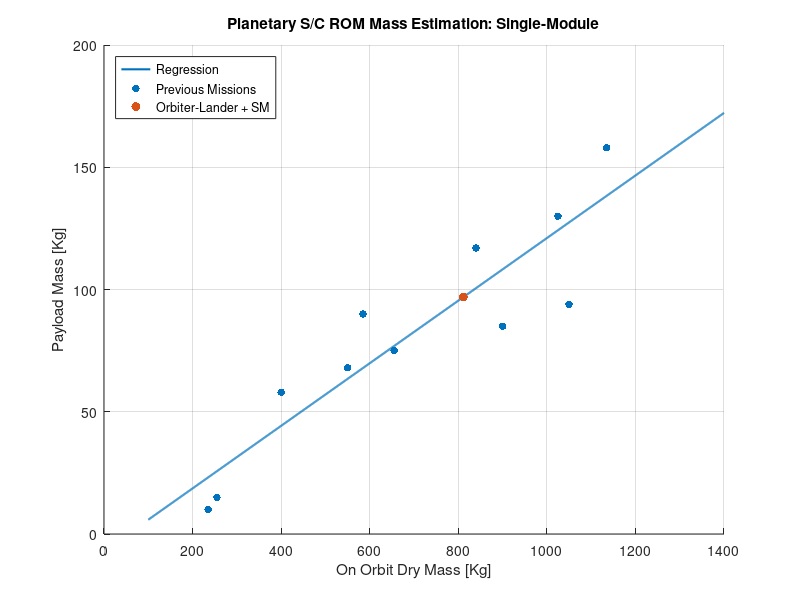
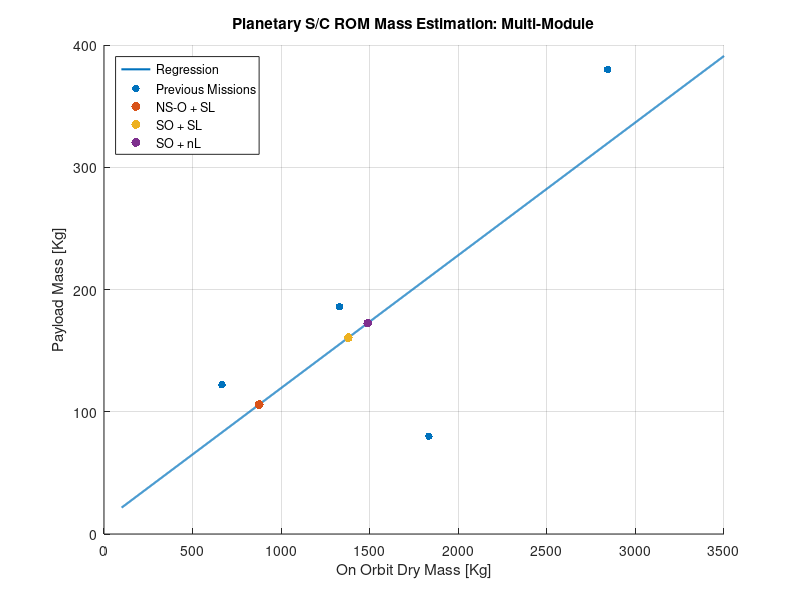
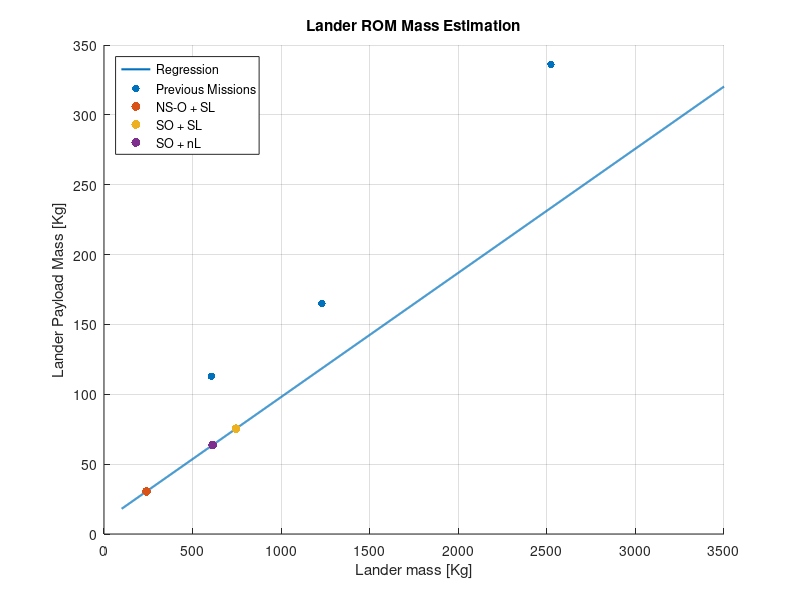
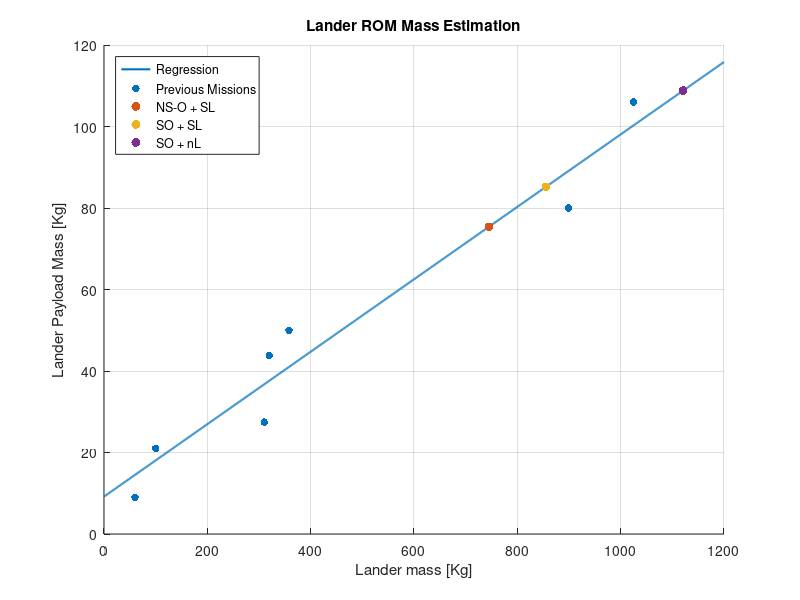

The MATLAB script that drew these images, in order:
clearvars ; close all ; clc ;

% ----------------------------------------------------
% Script computes ROM estimation for each architecture
% ----------------------------------------------------



% ONLY CHANGE PARAMETERS IN THE BOX BELOW
% ---------------------------------------

Isp = 300 ; % [s  ] - Hydrazine specific impulse
DV = 2400 ; % [m/s] - Assuming Cassini's deltaV with NO margins added

% ---------------------------------------
% ONLY CHANGE PARAMETERS IN THE BOX ABOVE






% !!! DO NOT TOUCH BELOW HERE !!!

% Fixed constants
g0 = 9.81 ;

% ------------------------------------------------------------------------

% Derive empirical mass law for missions with ONE module. Similar to Lavagna's plots
m_orbitDry_singlemoduleRegression = [ 235, 255, 400, 550, 585, 655, 840, 900, 1050, 1025, 1135 ] ;
m_pl_singlemoduleRegression = [ 10, 15, 58, 68, 90, 75, 117, 85, 94, 130, 158 ] ;

% Derive empirical mass law for mission with TWO modules (orbiter+lander)   
%   --> If you assume that lander mass (with their payloads) is part of on-orbit dry mass, regression does not provide realistic results (masses are extremely low)
%   --> To overcome this, ONLY PAYLOAD MASSES (of both orbiter and lander) ARE CONSIDERED AS PAYLOADS, SO STRUCTURE OF LANDER IS NOT INCLUDED IN THIS MASS
%   --> Overall, enter plot with TOTAL PAYLOAD MASS, SUMMING ORBITER'S AND LANDER'S PAYLOADS   
%    
    % Rosetta:
      m_orbiterDry_Rosetta = 1230 ; m_lander_Philae = 100 ; m_pl_orbiter_Rosetta = 165 ; m_pl_lander_Philae = 21 ;
      m_pl_Rosetta = m_pl_lander_Philae + m_pl_orbiter_Rosetta ;
      m_orbitDry_Rosetta = m_orbiterDry_Rosetta + m_lander_Philae ;
    % Curiosity:
      m_spacecraftDry_Curiosity = 935 ; m_rover_Curiosity = 899 ; m_pl_rover_Curiosity = 80;
      m_pl_Curiosity = m_pl_rover_Curiosity ;
      m_orbitDry_Curiosity = m_spacecraftDry_Curiosity + m_rover_Curiosity ;
    % Cassini:
      m_orbiterDry_Cassini = 2523 ; m_lander_Huygens = 320 ; m_pl_Huygens = 6.3+17.3+6.3+8.1+1.9+3.9 ; m_pl_orbiter_Cassini = 43+56.5+15.5+37.1+43.3+14.4+29+23.8+16.8+8.8+10.3+37.7 ;
      m_pl_Cassini = m_pl_Huygens + m_pl_orbiter_Cassini ;
      m_orbitDry_Cassini = m_orbiterDry_Cassini + m_lander_Huygens ;
    % Mars Express
      m_orbiterDry_MarsExpress = 606 ; m_pl_orbiter_MarsExpress = 113 ; m_pl_lander_MarsExpress = 9 ; m_lander_MarsExpress = 60 ;
      m_pl_MarsExpress = m_pl_orbiter_MarsExpress + m_pl_lander_MarsExpress ;
      m_orbitDry_MarsExpress = m_orbiterDry_MarsExpress + m_lander_MarsExpress ;
    % Perseverance
      m_lander_Perseverance = 1025 ; m_pl_Perseverance = 61+45 ;
    % InSight
      m_lander_InSight = 358 ; m_pl_InSight = 50 ;
    % ExoMars
      m_rover_ExoMars = 310 ; m_pl_ExoMars = 2.13 + 1.74 + 1 + 1.7 + 2 + 2.4 + 11.5 + 5 ;
    % Opportunity
      % Not enough info ------ m_rover_Opportunity = 185 ; m_pl_Opportunity =  ;

m_orbitDry_multimoduleRegression = [ m_orbitDry_Rosetta, m_orbitDry_Curiosity, m_orbitDry_Cassini, m_orbitDry_MarsExpress ] ;
m_pl_multimoduleRegression = [ m_pl_Rosetta, m_pl_Curiosity, m_pl_Cassini, m_pl_MarsExpress ] ;

m_dry_orbiter = [ m_orbiterDry_Rosetta, m_orbiterDry_Cassini, m_orbiterDry_MarsExpress ] ;
m_pl_orbiter = [ m_pl_orbiter_Rosetta, m_pl_orbiter_Cassini, m_pl_orbiter_MarsExpress ] ;

m_lander = [ m_lander_Philae, m_rover_Curiosity, m_lander_Huygens, m_lander_MarsExpress, m_lander_Perseverance, m_lander_InSight, m_rover_ExoMars ] ;
m_pl_lander = [ m_pl_lander_Philae, m_pl_rover_Curiosity, m_pl_Huygens, m_pl_lander_MarsExpress, m_pl_Perseverance, m_pl_InSight, m_pl_ExoMars ] ;

% Create regression for single module and multi-module missions
p_singlemodule = polyfit(m_orbitDry_singlemoduleRegression, m_pl_singlemoduleRegression, 1 ) ;
p_multimodule = polyfit( m_orbitDry_multimoduleRegression, m_pl_multimoduleRegression, 1 ) ;
p_orbiter = polyfit( m_lander, m_pl_lander, 1 ) ;
p_lander = polyfit( m_lander, m_pl_lander, 1 ) ;

% Plot regressions
x_singlemodule = linspace( 100, 1400, 2000 ) ;
y_singlemodule = polyval( p_singlemodule, x_singlemodule ) ;
x_multimodule = linspace( 100, 3500, 2000 ) ;
y_multimodule = polyval( p_multimodule, x_multimodule ) ;
x_orbiter = linspace( 100, 3500, 2000 ) ;
y_orbiter =  polyval( p_orbiter, x_orbiter ) ;
x_lander = linspace( 0, 1200, 2000 ) ;
y_lander = polyval( p_lander, x_lander ) ;

figure(1) ; % Single-module
hold on ; grid on ;
plot( x_singlemodule, y_singlemodule, 'linewidth', 1.5 ) ;
scatter( m_orbitDry_singlemoduleRegression, m_pl_singlemoduleRegression, 30, 'filled' ) ;
xlabel( 'On Orbit Dry Mass [Kg]' ) ;
ylabel( 'Payload Mass [Kg]' ) ;
title( 'Planetary S/C ROM Mass Estimation: Single-Module' ) ;

figure(2) ; % Multi-module
hold on ; grid on ;
plot( x_multimodule, y_multimodule, 'linewidth', 1.5 ) ;
scatter( m_orbitDry_multimoduleRegression, m_pl_multimoduleRegression, 30, 'filled' ) ;
xlabel( 'On Orbit Dry Mass [Kg]' ) ;
ylabel( 'Payload Mass [Kg]' ) ;
title( 'Planetary S/C ROM Mass Estimation: Multi-Module' ) ;

figure(3) ; % Orbiters
hold on ; grid on ;
plot( x_orbiter, y_orbiter, 'linewidth', 1.5 ) ;
scatter( m_dry_orbiter, m_pl_orbiter, 30, 'filled' ) ;
xlabel( 'Lander mass [Kg]' ) ;
ylabel( 'Lander Payload Mass [Kg]' ) ;
title( 'Lander ROM Mass Estimation' ) ;

figure(4) ; % Landers/Rovers
hold on ; grid on ;
plot( x_lander, y_lander, 'linewidth', 1.5 ) ;
scatter( m_lander, m_pl_lander, 30, 'filled' ) ;
xlabel( 'Lander mass [Kg]' ) ;
ylabel( 'Lander Payload Mass [Kg]' ) ;
title( 'Lander ROM Mass Estimation' ) ;

% ------------------------------------------------------------------------

% Orbilander + Service Module
pl_OLSM = 96.9 ;
m_dry_OLSM = (pl_OLSM-p_singlemodule(2))/p_singlemodule(1) ;
m_wet_OLSM = m_dry_OLSM*exp(DV/(Isp*g0)) ;
m_prop_OLSM = m_wet_OLSM-m_dry_OLSM ;

% NS Orbiter + S Lander
pl_SL_NSOSL = 75.4 ;
pl_NSO_NSOSL = 30.5 ;
pl_NSOSL = pl_SL_NSOSL+pl_NSO_NSOSL ;
m_dry_NSOSL = (pl_NSOSL-p_multimodule(2))/p_multimodule(1) ;
m_wet_NSOSL = m_dry_NSOSL*exp(DV/(Isp*g0)) ;
m_prop_NSOSL = m_wet_NSOSL-m_dry_NSOSL ;
m_lander_NSOSL = (pl_SL_NSOSL-p_lander(2))/p_lander(1) ;
m_orbiter_NSOSL = (pl_NSO_NSOSL-p_orbiter(2))/p_orbiter(1) ;

% S Orbiter + S Lander
pl_SO_SOSL = 75.4 ;
pl_SL_SOSL = 85.2 ;
pl_SOSL = pl_SL_SOSL+pl_SO_SOSL ;
m_dry_SOSL = (pl_SOSL-p_multimodule(2))/p_multimodule(1) ;
m_wet_SOSL = m_dry_SOSL*exp(DV/(Isp*g0)) ;
m_prop_SOSL = m_wet_SOSL-m_dry_SOSL ;
m_lander_SOSL = (pl_SL_SOSL-p_lander(2))/p_lander(1) ;
m_orbiter_SOSL = (pl_SO_SOSL-p_orbiter(2))/p_orbiter(1) ;

% S Orbiter + n Lander
pl_SO_SOnL = 63.7 ;
pl_nL_SOnL = 108.8 ;
pl_SOnL = pl_nL_SOnL+pl_SO_SOnL ;
m_dry_SOnL = (pl_SOnL-p_multimodule(2))/p_multimodule(1) ;
m_wet_SOnL = m_dry_SOnL*exp(DV/(Isp*g0)) ;
m_prop_SOnL = m_wet_SOnL-m_dry_SOnL ;
m_lander_SOnL = (pl_nL_SOnL-p_lander(2))/p_lander(1) ;
m_orbiter_SOnL = (pl_SO_SOnL-p_orbiter(2))/p_orbiter(1) ;

figure(1) ;
hold on ; grid on ;
scatter(m_dry_OLSM,pl_OLSM,40,'filled')
legend( 'Regression', 'Previous Missions', 'Orbiter-Lander + SM', 'location', 'northwest' ) ;

figure(2) ;
hold on ; grid on ;
scatter(m_dry_NSOSL,pl_NSOSL,40,'filled') ;
scatter(m_dry_SOSL,pl_SOSL,40,'filled') ;
scatter(m_dry_SOnL,pl_SOnL,40,'filled') ;
legend( 'Regression', 'Previous Missions', 'NS-O + SL', 'SO + SL', 'SO + nL', 'location', 'northwest' ) ;

figure(3) ;
hold on ; grid on ;
scatter(m_orbiter_NSOSL,pl_NSO_NSOSL,40,'filled') ;
scatter(m_orbiter_SOSL,pl_SO_SOSL,40,'filled') ;
scatter(m_orbiter_SOnL,pl_SO_SOnL,40,'filled') ;
legend( 'Regression', 'Previous Missions', 'NS-O + SL', 'SO + SL', 'SO + nL', 'location', 'northwest' ) ;

figure(4) ;
hold on ; grid on ;
scatter(m_lander_NSOSL,pl_SL_NSOSL,40,'filled') ;
scatter(m_lander_SOSL,pl_SL_SOSL,40,'filled') ;
scatter(m_lander_SOnL,pl_nL_SOnL,40,'filled') ;
legend( 'Regression', 'Previous Missions', 'NS-O + SL', 'SO + SL', 'SO + nL', 'location', 'northwest' ) ;


%% Power %%%%%
% Empirical power law
P = @(P_pl) 332.93*log(P_pl) - 1046.6;

% Orbilander + Service Module
p_pl_1 = 326;
p1 = P(p_pl_1);

% Small Orbiter + Lander
p_pl_2a = 269;
p_pl_2b = 64;
p_singlemodule = P(p_pl_2a+p_pl_2b);

% Orbiter with sampling + Lander 
p_pl_3a = 269;
p_pl_3b = 303.4;
p3 = P(p_pl_3a+p_pl_3b);

x_singlemodule = linspace(150,700);
y_singlemodule = P(x_singlemodule);
figure
plot(x_singlemodule,y_singlemodule,'k','linewidth',1.5)
grid on
hold on
scatter(p_pl_1,p1,40,'filled')
scatter(p_pl_2a+p_pl_2b,p_singlemodule,40,'filled')
scatter(p_pl_3a+p_pl_3b,p3,40,'filled')
xlabel('Payload Power [W]')
ylabel('Overall Power [Kg]')
title('Planetary S/C ROM Power Estimation')
legend('','Orbiter-Lander + SM','NS Orbiter + S Lander',...
    'S Orbiter + S Lander','location','northwest')
